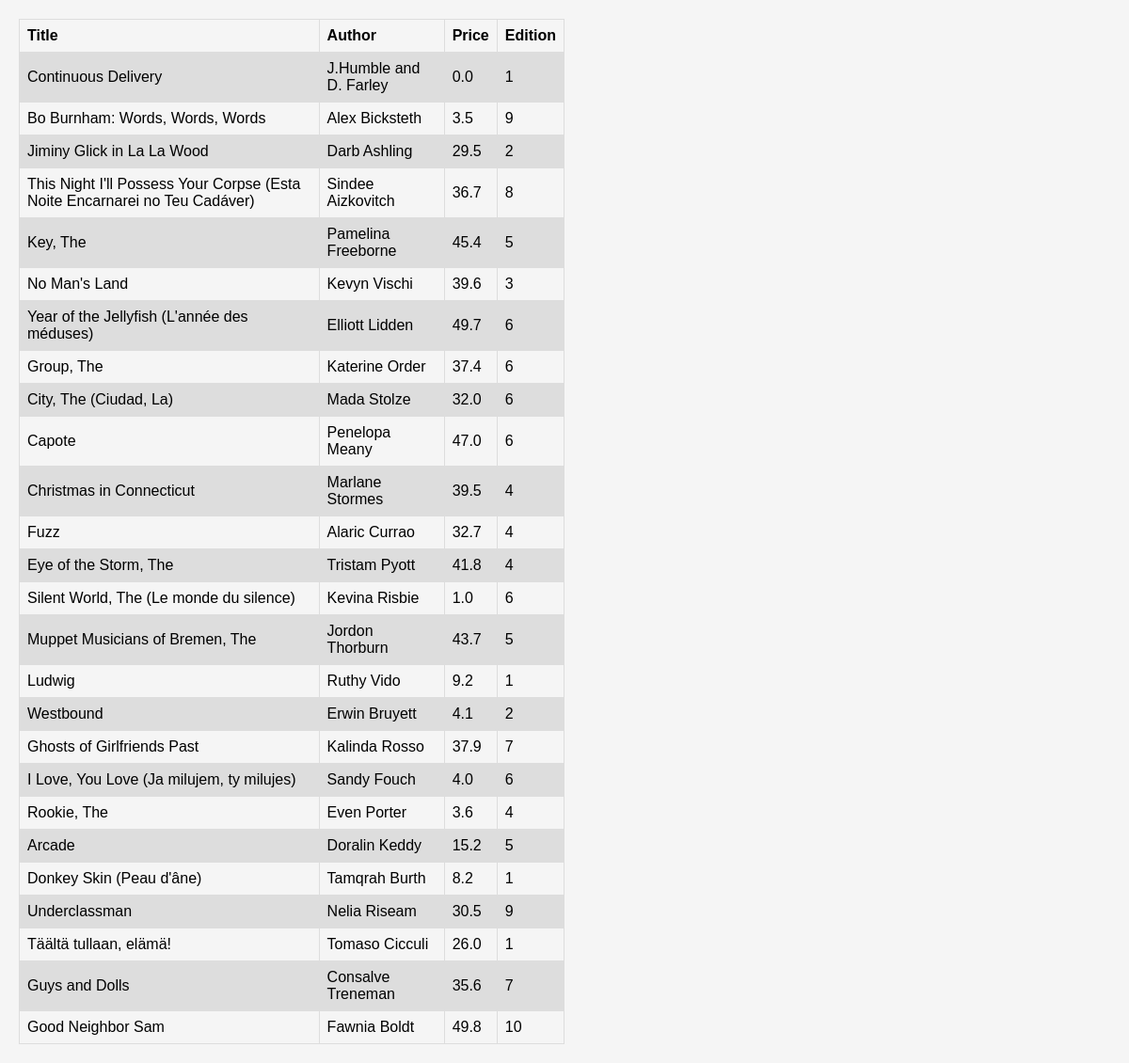
The app's page /books/lab8/task1/, older data.
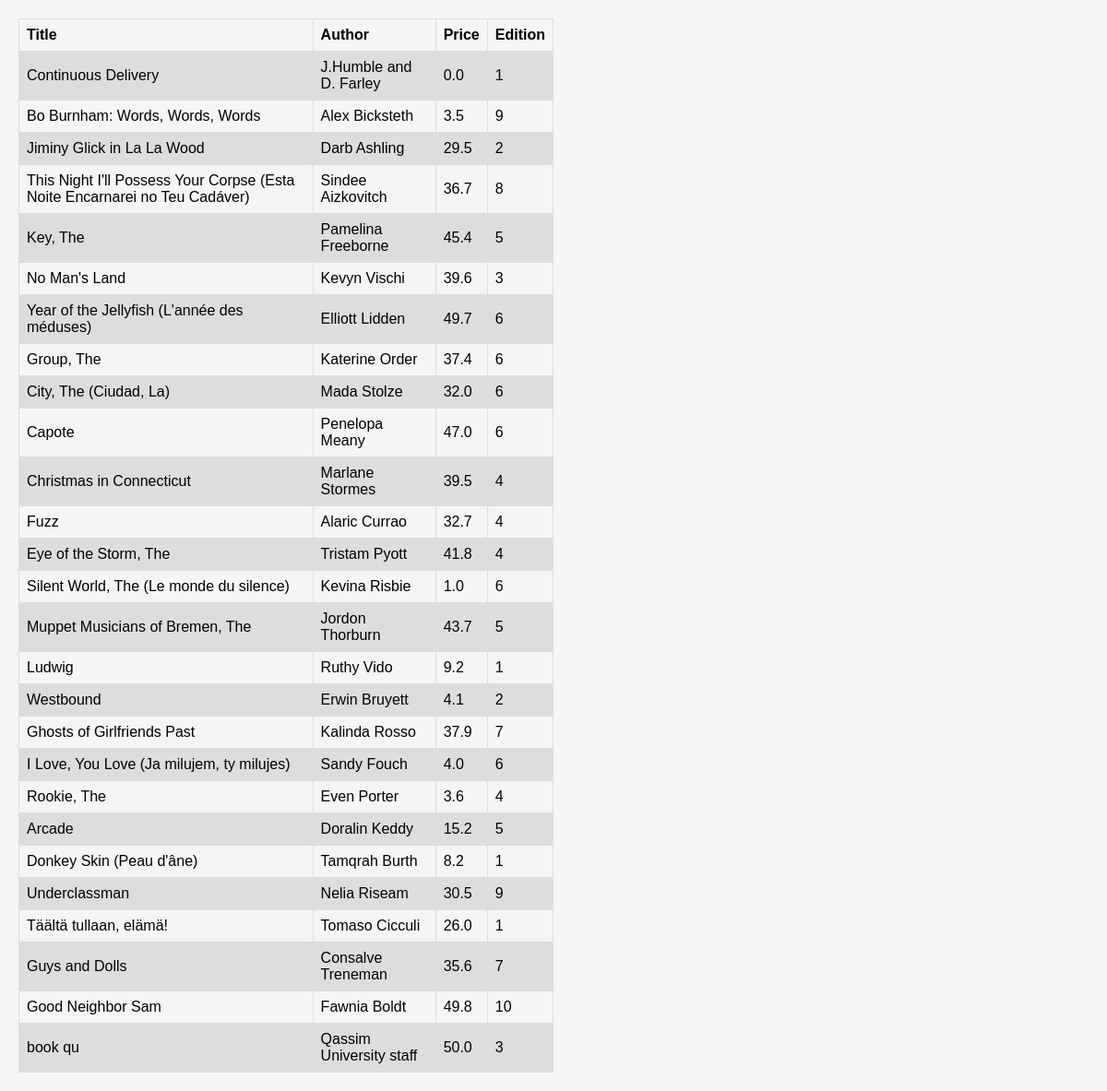
The same page, newer data.
### apps/bookmodule/models.py (models this page shows)
class Book(models.Model):
    title = models.CharField(max_length = 50)
    author = models.CharField(max_length = 50)
    price = models.FloatField(default = 0.0)
    edition = models.SmallIntegerField(default = 1)

### apps/bookmodule/views.py (the view)
# urls.py: path('lab8/task1/', views.task1, name= "books.task1"),
def task1(request):
    books = Book.objects.filter(Q(price__lte=50))
    return render(request,'bookmodule/task1.html',{'books':books})

### apps/templates/bookmodule/task1.html (shortened to what this page needs)
{% load static %}
<!DOCTYPE html>
<html lang="en">
<head>
    <link rel="stylesheet" href="{% static 'styles.css' %}">
</head>
<body>
    <table>
        <tr>
            <th>Title</th>
            <th>Author</th>
            <th>Price</th>
            <th>Edition</th>
        </tr>
        {% if books %}
        {% for book in books  %}
        <tr>
            <td>{{book.title}}</td>
            <td>{{book.author}}</td>
            <td>{{book.price}}</td>
            <td>{{book.edition}}</td>
        </tr>
        {% endfor %}
        {% else %}
        <tr>
            <td colspan="4" style="text-align: center;">No book available</td>
        </tr>
        {% endif %}
    </table>
</body>
</html>

Row changes from the older to the newer data that the page shows:
added Book: title "book qu", author "Qassim University staff", price "50.0", edition "3"
